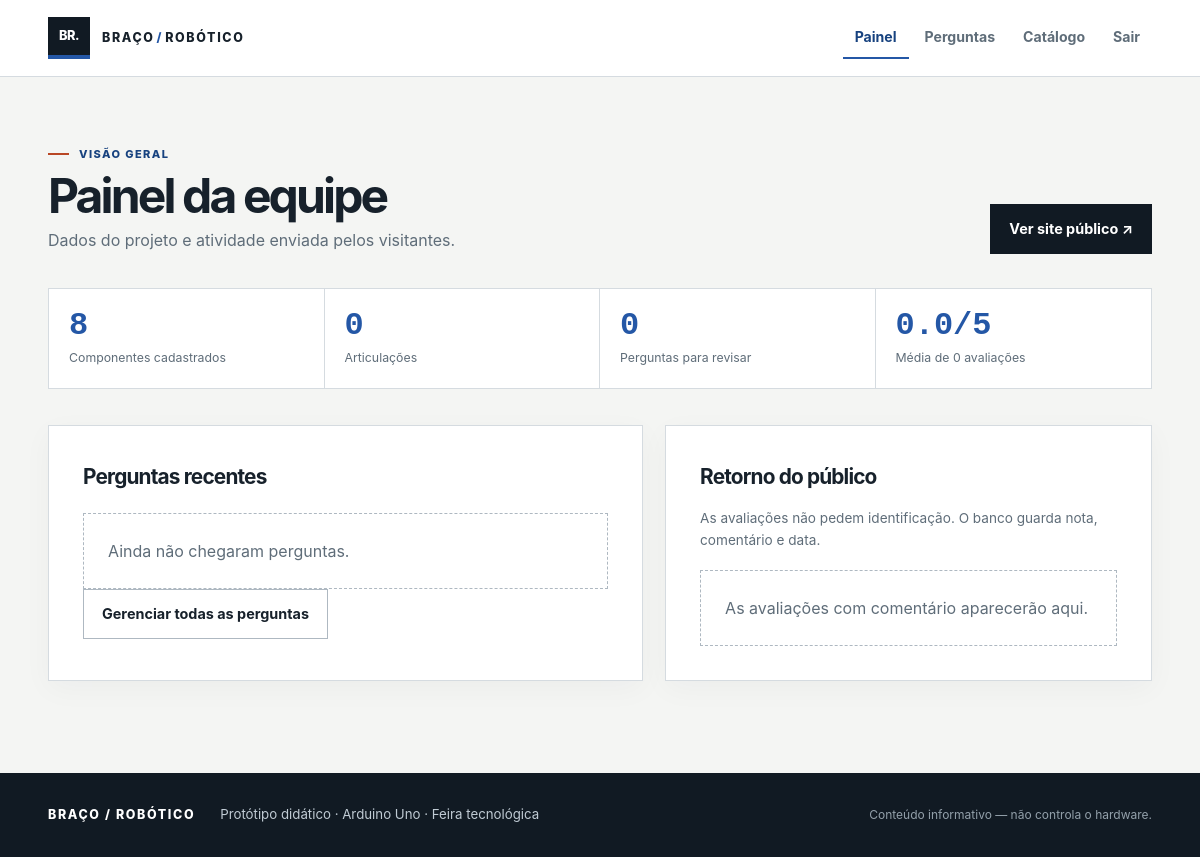
The page /admin/index.php (signed in) on the database as committed earlier.
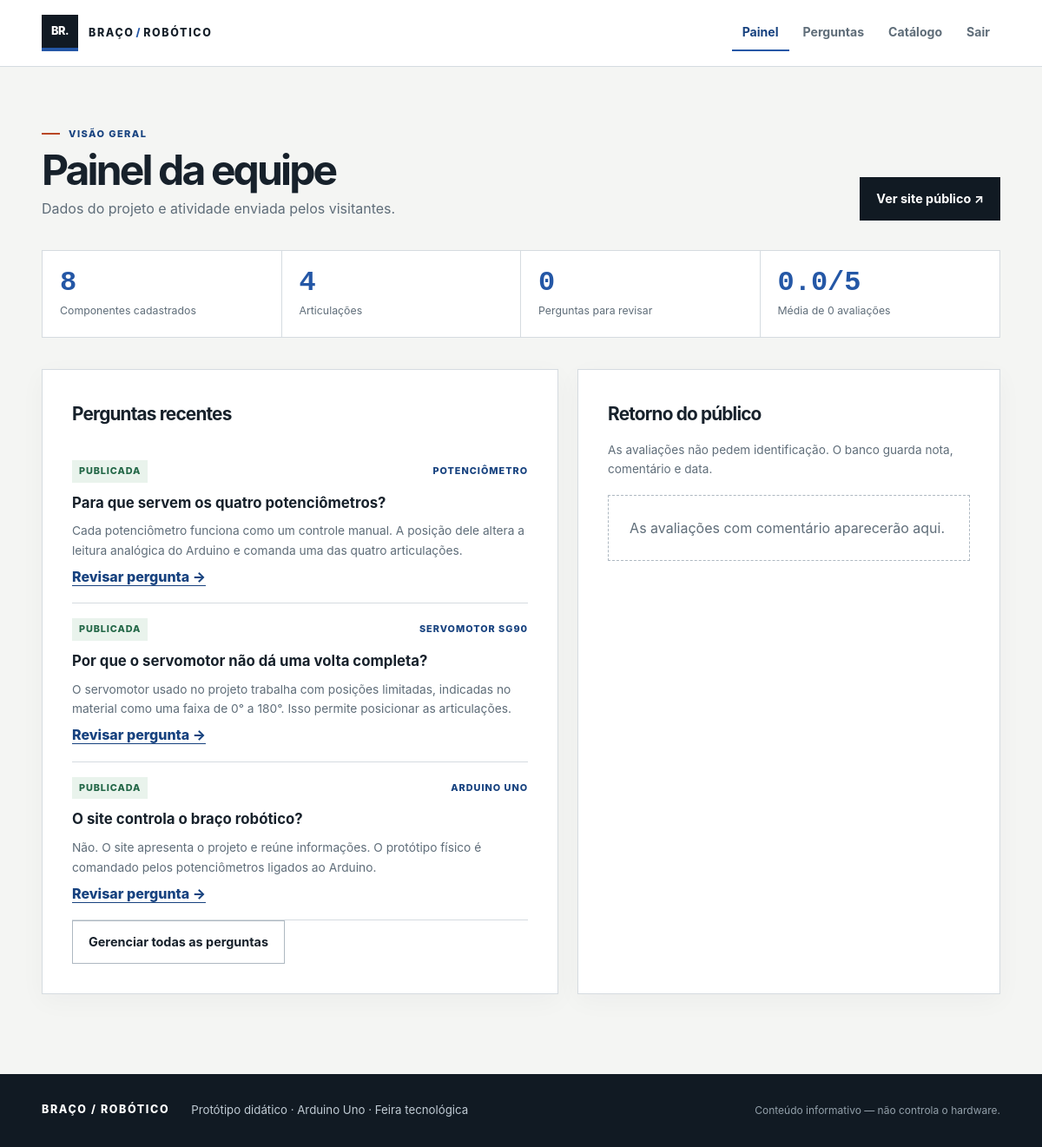
The same page on the database as committed later.
### tables this page shows
CREATE TABLE IF NOT EXISTS perguntas (
  id INT UNSIGNED NOT NULL AUTO_INCREMENT,
  componente_id INT UNSIGNED NULL,
  pergunta VARCHAR(500) NOT NULL,
  resposta VARCHAR(500) NULL,
  status ENUM('pendente', 'publicada') NOT NULL DEFAULT 'pendente',
  origem_legada_id INT UNSIGNED NULL,
  criado_em TIMESTAMP NOT NULL DEFAULT CURRENT_TIMESTAMP,
  respondida_em TIMESTAMP NULL DEFAULT NULL,
  PRIMARY KEY (id),
  UNIQUE KEY uq_pergunta_legada (origem_legada_id),
  KEY idx_perguntas_status_data (status, criado_em),
  CONSTRAINT fk_perguntas_componente FOREIGN KEY (componente_id)
    REFERENCES componentes (id) ON DELETE SET NULL ON UPDATE CASCADE,
  CONSTRAINT ck_pergunta_texto CHECK (CHAR_LENGTH(pergunta) BETWEEN 5 AND 500)
);

CREATE TABLE IF NOT EXISTS componentes (
  id INT UNSIGNED NOT NULL AUTO_INCREMENT,
  categoria_id INT UNSIGNED NOT NULL,
  nome VARCHAR(80) NOT NULL,
  descricao VARCHAR(500) NOT NULL,
  quantidade TINYINT UNSIGNED NOT NULL DEFAULT 1,
  especificacao VARCHAR(120) NULL,
  criado_em TIMESTAMP NOT NULL DEFAULT CURRENT_TIMESTAMP,
  atualizado_em TIMESTAMP NOT NULL DEFAULT CURRENT_TIMESTAMP ON UPDATE CURRENT_TIMESTAMP,
  PRIMARY KEY (id),
  UNIQUE KEY uq_componentes_nome (nome),
  KEY idx_componentes_categoria (categoria_id),
  CONSTRAINT ck_componentes_qtd CHECK (quantidade BETWEEN 1 AND 99),
  CONSTRAINT fk_componentes_categoria FOREIGN KEY (categoria_id)
    REFERENCES categorias (id) ON DELETE RESTRICT ON UPDATE CASCADE
);

### src/Services/AvaliacaoService.php (called while the page is built, shortened)
<?php
final class AvaliacaoService
{
    private PDO $db;
    public function __construct()
    {
        $this->db = Database::conectar();
    }
    public function resumo(): array
    {
        $sql = 'SELECT COUNT(*) AS total, COALESCE(ROUND(AVG(nota), 1), 0) AS media FROM avaliacoes';
        $resumo = $this->db->query($sql)->fetch() ?: ['total' => 0, 'media' => 0];
        $resumo['recentes'] = $this->db->query(
            'SELECT nota, comentario, criado_em FROM avaliacoes WHERE comentario IS NOT NULL AND comentario <> \'\' ORDER BY criado_em DESC LIMIT 8'
        )->fetchAll();
        return $resumo;
    }
}

### src/Database.php (called while the page is built, shortened)
<?php
final class Database
{
    private static ?PDO $pdo = null;
    public static function conectar(): PDO
    {
        if (self::$pdo === null) {
            $config = (require __DIR__ . '/../config/config.php')['db'];
            $dsn = sprintf(
                'mysql:host=%s;port=%s;dbname=%s;charset=%s',
                $config['host'], $config['port'], $config['name'], $config['charset']
            );
            self::$pdo = new PDO($dsn, $config['user'], $config['pass'], [
                PDO::ATTR_ERRMODE => PDO::ERRMODE_EXCEPTION,
                PDO::ATTR_DEFAULT_FETCH_MODE => PDO::FETCH_ASSOC,
                PDO::ATTR_EMULATE_PREPARES => false,
                PDO::ATTR_STRINGIFY_FETCHES => false,
            ]);
        }
        return self::$pdo;
    }
}

### src/bootstrap.php (called while the page is built, shortened)
<?php
spl_autoload_register(static function (string $class): void {
    $prefix = 'App\\';
    $file = __DIR__ . '/' . str_replace('\\', '/', substr($class, strlen($prefix))) . '.php';
});
require __DIR__ . '/helpers.php';

### config/config.local.php (called while the page is built)
<?php
return [
    'db' => [
        'host' => '127.0.0.1',
        'port' => '3307',
        'name' => 'braco_robotico',
        'user' => 'root',
        'pass' => '',
    ],
    'admin' => [
        'user' => '',
        'password_hash' => '',
    ],
];

### config/config.php (called while the page is built)
<?php
$local = is_file(__DIR__ . '/config.local.php') ? require __DIR__ . '/config.local.php' : [];
$localDb = $local['db'] ?? [];
$localAdmin = $local['admin'] ?? [];
$get = static function (string $key, mixed $fallback): mixed {
    $value = getenv($key);
    return $value !== false && $value !== '' ? $value : $fallback;
};
return [
    'db' => [
        'host' => $get('DB_HOST', $localDb['host'] ?? '127.0.0.1'),
        'port' => $get('DB_PORT', $localDb['port'] ?? '3307'),
        'name' => $get('DB_NAME', $localDb['name'] ?? 'braco_robotico'),
        'user' => $get('DB_USER', $localDb['user'] ?? 'root'),
        'pass' => $get('DB_PASS', $localDb['pass'] ?? ''),
        'charset' => 'utf8mb4',
    ],
    'admin' => [
        'user' => $get('ADMIN_USER', $localAdmin['user'] ?? ''),
        'password_hash' => $get('ADMIN_PASSWORD_HASH', $localAdmin['password_hash'] ?? ''),
    ],
];

### src/Services/PainelService.php (called while the page is built, shortened)
<?php
final class PainelService
{
    private PDO $db;
    public function __construct()
    {
        $this->db = Database::conectar();
    }
    public function resumo(): array
    {
        return $this->db->query(
            "SELECT
                (SELECT COUNT(*) FROM componentes) AS componentes,
                (SELECT COUNT(*) FROM articulacoes) AS articulacoes,
                (SELECT COUNT(*) FROM perguntas) AS perguntas,
                (SELECT COUNT(*) FROM perguntas WHERE status = 'pendente') AS pendentes,
                (SELECT COUNT(*) FROM perguntas WHERE status = 'publicada') AS publicadas,
                (SELECT COUNT(*) FROM avaliacoes) AS avaliacoes,
                (SELECT COALESCE(ROUND(AVG(nota), 1), 0) FROM avaliacoes) AS media_nota"
        )->fetch();
    }
}

### src/Services/PerguntaService.php (called while the page is built, shortened)
<?php
final class PerguntaService
{
    private PDO $db;
    public function __construct()
    {
        $this->db = Database::conectar();
    }
    public function listarAdmin(): array
    {
        return $this->db->query(
            'SELECT p.id, p.pergunta, p.resposta, p.status, p.criado_em, p.respondida_em,
                    c.nome AS componente
             FROM perguntas p LEFT JOIN componentes c ON c.id = p.componente_id
             ORDER BY (p.status = \'pendente\') DESC, p.criado_em DESC, p.id DESC'
        )->fetchAll();
    }
}

### public/admin/index.php (the view, shortened to what this page needs)
<?php
require __DIR__ . '/../../src/bootstrap.php';
$resumo = (new PainelService())->resumo();
$perguntas = array_slice((new PerguntaService())->listarAdmin(), 0, 5);
$avaliacoes = (new AvaliacaoService())->resumo();
cabecalho('Painel da equipe', 'painel', true);
?>
<header class="admin-heading">
  <div><span class="eyebrow">Visão geral</span><h1>Painel da equipe</h1><p>Dados do projeto e atividade enviada pelos visitantes.</p></div>
  <a class="button button-dark" href="../index.php" target="_blank" rel="noopener noreferrer">Ver site público ↗</a>
</header>
<section class="admin-metrics" aria-label="Indicadores do projeto">
  <div class="admin-metric"><strong><?= (int) $resumo['componentes'] ?></strong><span>Componentes cadastrados</span></div>
  <div class="admin-metric"><strong><?= (int) $resumo['articulacoes'] ?></strong><span>Articulações</span></div>
  <div class="admin-metric"><strong><?= (int) $resumo['pendentes'] ?></strong><span>Perguntas para revisar</span></div>
  <div class="admin-metric"><strong><?= e((string) $resumo['media_nota']) ?>/5</strong><span>Média de <?= (int) $resumo['avaliacoes'] ?> avaliações</span></div>
</section>
<div class="admin-columns">
  <section class="panel-card">
    <h2>Perguntas recentes</h2>
    <?php if (!$perguntas): ?><div class="empty-state">Ainda não chegaram perguntas.</div><?php else: ?>
      <?php foreach ($perguntas as $p): ?>
        <article class="admin-card">
          <div class="component-top"><span class="status status-<?= e($p['status']) ?>"><?= $p['status'] === 'pendente' ? 'Pendente' : 'Publicada' ?></span><span class="category-label"><?= e($p['componente'] ?: 'Geral') ?></span></div>
          <h3><?= e($p['pergunta']) ?></h3>
          <?php if ($p['resposta']): ?><p><?= e($p['resposta']) ?></p><?php endif; ?>
          <a class="text-link" href="perguntas.php">Revisar pergunta →</a>
        </article>
      <?php endforeach; ?>
    <?php endif; ?>
    <a class="button button-quiet" href="perguntas.php">Gerenciar todas as perguntas</a>
  </section>
  <section class="panel-card">
    <h2>Retorno do público</h2>
    <p class="section-intro compact-intro">As avaliações não pedem identificação. O banco guarda nota, comentário e data.</p>
    <?php if (!$avaliacoes['recentes']): ?><div class="empty-state">As avaliações com comentário aparecerão aqui.</div><?php endif; ?>
  </section>
</div>
<?php rodape(true); ?>

### src/helpers.php (shortened to what this page needs)
<?php
function e(?string $value): string
{
    return htmlspecialchars($value ?? '', ENT_QUOTES | ENT_SUBSTITUTE, 'UTF-8');
}
function csrf_token(): string
{
    return (string) $_SESSION['csrf'];
}
function csrf_campo(): string
{
    return '<input type="hidden" name="csrf" value="' . e(csrf_token()) . '">';
}
function cabecalho(string $titulo, string $ativo = '', bool $admin = false, string $base = ''): void
{
    $itens = [
        'inicio' => ['index.php', 'Visão geral'],
        'como' => ['como-funciona.php', 'Funcionamento'],
        'componentes' => ['componentes.php', 'Componentes'],
        'duvidas' => ['duvidas.php', 'Perguntas'],
    ];
    echo '<!doctype html><html lang="pt-BR"><head><meta charset="utf-8">';
    $basePath = $admin ? '../' : $base;
    echo '<link rel="stylesheet" href="' . e($basePath) . 'css/style.css?v=3">';
    echo '</head><body>';
    echo '<header class="site-header"><div class="header-inner">';
    echo '<a class="brand" href="' . e($basePath . 'index.php') . '" aria-label="Braço Robótico — página inicial">';
    echo '<span class="brand-mark" aria-hidden="true">BR.</span><span>BRAÇO<span class="brand-light">/</span>ROBÓTICO</span></a>';
    echo '<nav class="main-nav" aria-label="Navegação principal">';
    if ($admin) {
        $adminItens = ['painel' => ['index.php', 'Painel'], 'perguntas' => ['perguntas.php', 'Perguntas'], 'componentes' => ['componentes.php', 'Catálogo']];
        foreach ($adminItens as $key => [$url, $label]) {
            echo '<a href="' . e($url) . '" class="' . ($ativo === $key ? 'is-active' : '') . '">' . e($label) . '</a>';
        }
        echo '<form method="post" action="logout.php" class="nav-form">' . csrf_campo() . '<button class="nav-link" type="submit">Sair</button></form>';
    } else {
        foreach ($itens as $key => [$url, $label]) {
            echo '<a href="' . e($basePath . $url) . '" class="' . ($ativo === $key ? 'is-active' : '') . '">' . e($label) . '</a>';
        }
        echo '<a class="nav-admin" href="' . e($basePath . 'admin/login.php') . '">Área da equipe ↗</a>';
    }
    echo '</nav><button class="menu-toggle" type="button" aria-expanded="false" aria-controls="mobile-nav">Menu</button>';
    echo '</div><div id="mobile-nav" class="mobile-nav" hidden>';
    echo '</div></header><main id="conteudo" class="page-shell">';
}
function rodape(bool $admin = false, string $base = ''): void
{
    echo '</main><footer class="site-footer"><div class="footer-inner">';
    echo '<span class="footer-brand">BRAÇO / ROBÓTICO</span>';
    echo '<p>Protótipo didático · Arduino Uno · Feira tecnológica</p>';
    echo '<span class="footer-note">Conteúdo informativo — não controla o hardware.</span>';
    echo '</div></footer>';
    $basePath = $admin ? '../' : $base;
    echo '<script src="' . e($basePath) . 'js/site.js?v=3" defer></script></body></html>';
}

Rows that differ between the two databases and show on the page:
added perguntas: status "PUBLICADA", componente.nome "POTENCIÔMETRO", pergunta "Para que servem os quatro potenciômetros?", resposta "Cada potenciômetro funciona como um controle manual. A posição dele altera a leitura analógica do Arduino e comanda uma das quatro articulações."
added perguntas: status "PUBLICADA", componente.nome "SERVOMOTOR SG90", pergunta "Por que o servomotor não dá uma volta completa?", resposta "O servomotor usado no projeto trabalha com posições limitadas, indicadas no material como uma faixa de 0° a 180°. Isso permite posicionar as articulações."
added perguntas: status "PUBLICADA", componente.nome "ARDUINO UNO", pergunta "O site controla o braço robótico?", resposta "Não. O site apresenta o projeto e reúne informações. O protótipo físico é comandado pelos potenciômetros ligados ao Arduino."
Other text that changed with them:
$resumo['articulacoes']: "0" → "4"
text no longer shown: "Ainda não chegaram perguntas."
